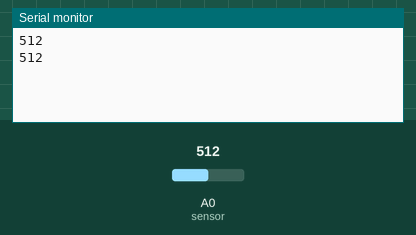
Bench run of a sketch on a simulated Arduino Uno, built with avr-gcc and run on an emulated ATmega328P. Shown: the last lines printed to the serial monitor. The inputs (shaded band) are chosen by the test bench; at power-on: A0 (sensor) = 512.

Above: at 1.8 s.
1.9 s: A0 (sensor) set to 716
At 2.8 s:
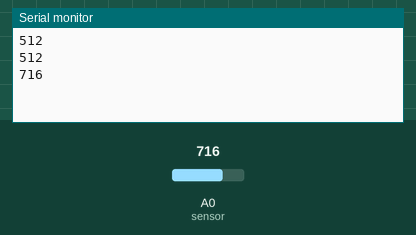
3.4 s: A0 (sensor) set to 900
At 4.7 s:
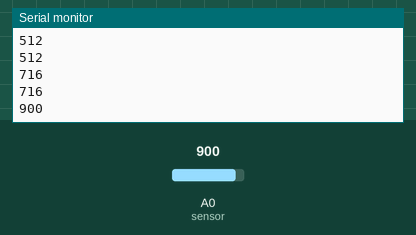
Timing chart, 0 to 6.4 s (numbered marks = the images above; inputs shaded):
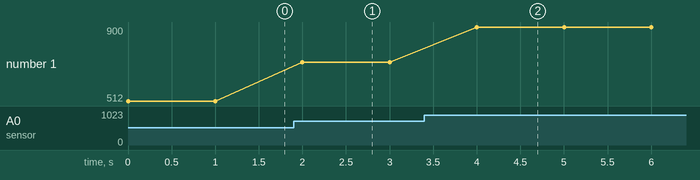

Measured:
- after the input at 1.9 s, the serial monitor: prints a new line after 0.10 s (image 1)
- after the input at 3.4 s, the serial monitor: prints a new line after 0.60 s (image 2)
- plotted number 1: 512 → 716 after the input at 1.9 s, 716 → 900 after the input at 3.4 s

The sketch:

pressure.ino
```cpp
int incomingByte = 0;
#define sensor A0 // Pressure sensor
void setup() {
  Serial.begin(9600); // opens serial port, sets data rate to 9600
}

void loop() {
  Serial.println(analogRead(sensor)); // prints pressure sensor value
  delay(1000);
}
```
